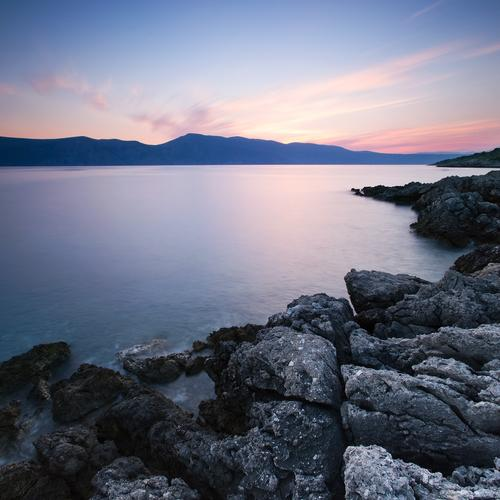
#> input picture Lista 09/images/colored1.jpg, 500 x 500 px
$ python blurImage.py images/colored1.jpg images/colored2.jpg
#> lines starting #> are read from the running program, lines starting #| are printed output that depends on the picture
import sys
from PIL import Image, ImageFilter

def run(arg01, arg02):

#> called with arg01 = 'images/colored1.jpg', arg02 = 'images/colored2.jpg'
    img1 = Image.open(arg01)
#> img1 is the input picture: PIL image 500x500 RGB; mean R, G, B 109.5, 113.4, 131.5

    img2 = img1.filter(ImageFilter.BLUR)
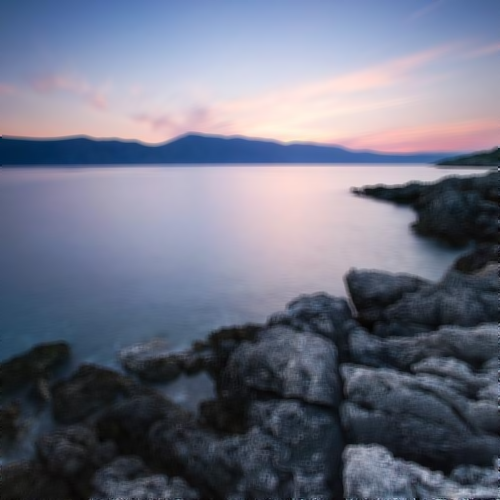
#> img2: PIL image 500x500 RGB; mean R, G, B 109.5, 113.4, 131.5

    img2.save(arg02)

if __name__ == "__main__":
    run(sys.argv[1], sys.argv[2])

$ run again, on Lista 09/images/converted_detail.jpg
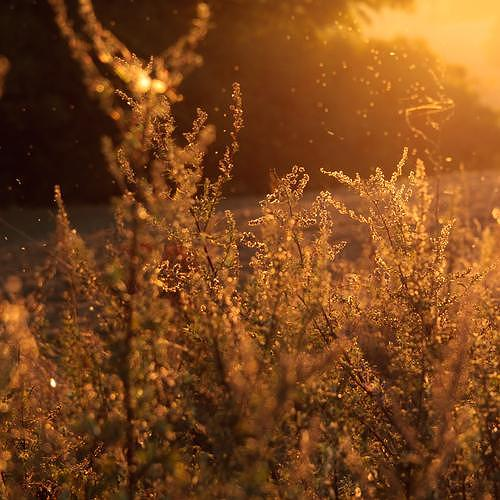
#> input picture Lista 09/images/converted_detail.jpg, 500 x 500 px
#> in run, img1 is the input picture: PIL image 500x500 RGB; mean R, G, B 123.7, 70, 27.7
#> in run, `img2 = img1.filter(ImageFilter.BLUR)`:
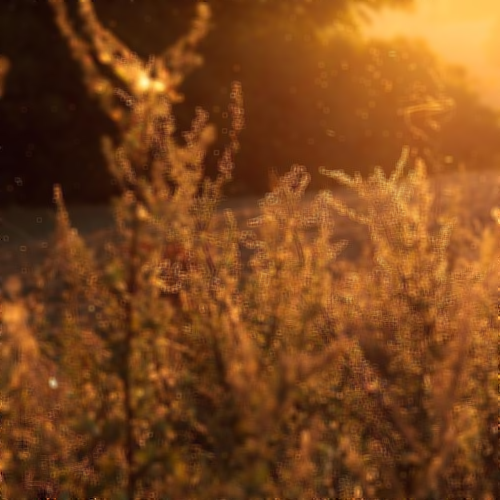
#> img2: PIL image 500x500 RGB; mean R, G, B 123.7, 70, 27.8
